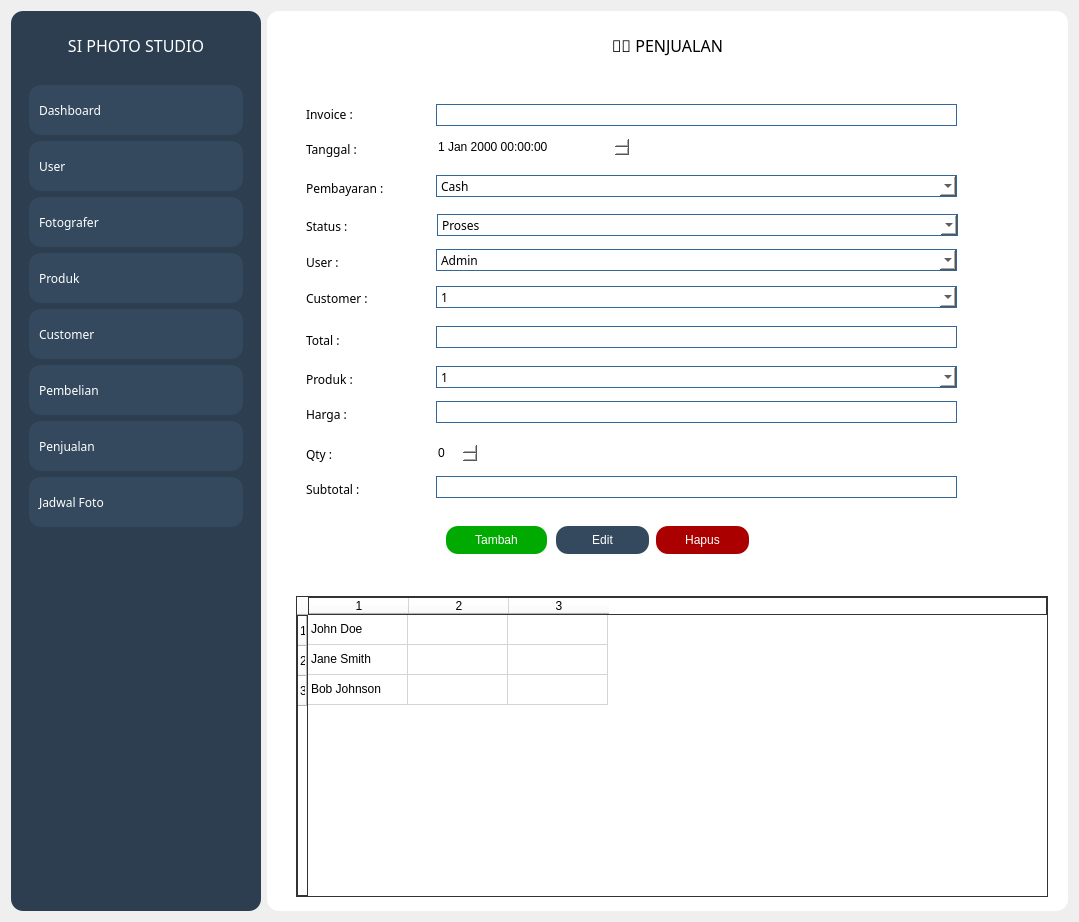
<?xml version="1.0" encoding="UTF-8"?>
<ui version="4.0">
 <class>Form</class>
 <widget class="QWidget" name="Form">
  <property name="geometry">
   <rect>
    <x>0</x>
    <y>0</y>
    <width>1079</width>
    <height>922</height>
   </rect>
  </property>
  <property name="windowTitle">
   <string>Form</string>
  </property>
  <layout class="QHBoxLayout" name="horizontalLayout">
   <item>
    <widget class="QFrame" name="frame">
     <property name="minimumSize">
      <size>
       <width>250</width>
       <height>0</height>
      </size>
     </property>
     <property name="maximumSize">
      <size>
       <width>200</width>
       <height>16777215</height>
      </size>
     </property>
     <property name="styleSheet">
      <string notr="true">background-color: rgb(44, 62, 80);
border-radius: 12px;</string>
     </property>
     <property name="frameShape">
      <enum>QFrame::StyledPanel</enum>
     </property>
     <property name="frameShadow">
      <enum>QFrame::Raised</enum>
     </property>
     <layout class="QVBoxLayout" name="verticalLayout_2">
      <item>
       <widget class="QFrame" name="frame_5">
        <property name="minimumSize">
         <size>
          <width>0</width>
          <height>50</height>
         </size>
        </property>
        <property name="maximumSize">
         <size>
          <width>16777215</width>
          <height>50</height>
         </size>
        </property>
        <property name="frameShape">
         <enum>QFrame::StyledPanel</enum>
        </property>
        <property name="frameShadow">
         <enum>QFrame::Raised</enum>
        </property>
        <layout class="QHBoxLayout" name="horizontalLayout_3">
         <item>
          <widget class="QLabel" name="label_2">
           <property name="font">
            <font>
             <family>Poppins Black</family>
             <pointsize>12</pointsize>
            </font>
           </property>
           <property name="styleSheet">
            <string notr="true">color: rgb(255, 255, 255);</string>
           </property>
           <property name="text">
            <string>SI PHOTO STUDIO</string>
           </property>
           <property name="alignment">
            <set>Qt::AlignCenter</set>
           </property>
          </widget>
         </item>
        </layout>
       </widget>
      </item>
      <item>
       <widget class="QFrame" name="frame_6">
        <property name="frameShape">
         <enum>QFrame::StyledPanel</enum>
        </property>
        <property name="frameShadow">
         <enum>QFrame::Raised</enum>
        </property>
        <layout class="QVBoxLayout" name="verticalLayout_3">
         <item>
          <widget class="QPushButton" name="pushButton">
           <property name="minimumSize">
            <size>
             <width>50</width>
             <height>50</height>
            </size>
           </property>
           <property name="font">
            <font>
             <family>Poppins Black</family>
            </font>
           </property>
           <property name="layoutDirection">
            <enum>Qt::LeftToRight</enum>
           </property>
           <property name="styleSheet">
            <string notr="true">QPushButton {
color: rgb(255, 255, 255);
background-color: rgb(52, 73, 94);
text-align: left;
padding-left: 10px;
border-radius: 12px;
}

QPushButton:hover {
    background-color: #3498DB;
}</string>
           </property>
           <property name="text">
            <string>Dashboard</string>
           </property>
          </widget>
         </item>
         <item>
          <widget class="QPushButton" name="pushButton_2">
           <property name="minimumSize">
            <size>
             <width>50</width>
             <height>50</height>
            </size>
           </property>
           <property name="font">
            <font>
             <family>Poppins Black</family>
            </font>
           </property>
           <property name="layoutDirection">
            <enum>Qt::LeftToRight</enum>
           </property>
           <property name="styleSheet">
            <string notr="true">QPushButton {
color: rgb(255, 255, 255);
background-color: rgb(52, 73, 94);
text-align: left;
padding-left: 10px;
border-radius: 12px;
}

QPushButton:hover {
    background-color: #3498DB;
}</string>
           </property>
           <property name="text">
            <string>User</string>
           </property>
          </widget>
         </item>
         <item>
          <widget class="QPushButton" name="pushButton_11">
           <property name="minimumSize">
            <size>
             <width>50</width>
             <height>50</height>
            </size>
           </property>
           <property name="font">
            <font>
             <family>Poppins Black</family>
            </font>
           </property>
           <property name="layoutDirection">
            <enum>Qt::LeftToRight</enum>
           </property>
           <property name="styleSheet">
            <string notr="true">QPushButton {
color: rgb(255, 255, 255);
background-color: rgb(52, 73, 94);
text-align: left;
padding-left: 10px;
border-radius: 12px;
}

QPushButton:hover {
    background-color: #3498DB;
}</string>
           </property>
           <property name="text">
            <string>Fotografer</string>
           </property>
          </widget>
         </item>
         <item>
          <widget class="QPushButton" name="pushButton_3">
           <property name="minimumSize">
            <size>
             <width>50</width>
             <height>50</height>
            </size>
           </property>
           <property name="font">
            <font>
             <family>Poppins Black</family>
            </font>
           </property>
           <property name="layoutDirection">
            <enum>Qt::LeftToRight</enum>
           </property>
           <property name="styleSheet">
            <string notr="true">QPushButton {
color: rgb(255, 255, 255);
background-color: rgb(52, 73, 94);
text-align: left;
padding-left: 10px;
border-radius: 12px;
}

QPushButton:hover {
    background-color: #3498DB;
}</string>
           </property>
           <property name="text">
            <string>Produk</string>
           </property>
          </widget>
         </item>
         <item>
          <widget class="QPushButton" name="pushButton_4">
           <property name="minimumSize">
            <size>
             <width>50</width>
             <height>50</height>
            </size>
           </property>
           <property name="font">
            <font>
             <family>Poppins Black</family>
            </font>
           </property>
           <property name="layoutDirection">
            <enum>Qt::LeftToRight</enum>
           </property>
           <property name="styleSheet">
            <string notr="true">QPushButton {
color: rgb(255, 255, 255);
background-color: rgb(52, 73, 94);
text-align: left;
padding-left: 10px;
border-radius: 12px;
}

QPushButton:hover {
    background-color: #3498DB;
}</string>
           </property>
           <property name="text">
            <string>Customer</string>
           </property>
          </widget>
         </item>
         <item>
          <widget class="QPushButton" name="pushButton_10">
           <property name="minimumSize">
            <size>
             <width>50</width>
             <height>50</height>
            </size>
           </property>
           <property name="font">
            <font>
             <family>Poppins Black</family>
            </font>
           </property>
           <property name="layoutDirection">
            <enum>Qt::LeftToRight</enum>
           </property>
           <property name="styleSheet">
            <string notr="true">QPushButton {
color: rgb(255, 255, 255);
background-color: rgb(52, 73, 94);
text-align: left;
padding-left: 10px;
border-radius: 12px;
}

QPushButton:hover {
    background-color: #3498DB;
}</string>
           </property>
           <property name="text">
            <string>Pembelian</string>
           </property>
          </widget>
         </item>
         <item>
          <widget class="QPushButton" name="pushButton_5">
           <property name="minimumSize">
            <size>
             <width>50</width>
             <height>50</height>
            </size>
           </property>
           <property name="font">
            <font>
             <family>Poppins Black</family>
            </font>
           </property>
           <property name="layoutDirection">
            <enum>Qt::LeftToRight</enum>
           </property>
           <property name="styleSheet">
            <string notr="true">QPushButton {
color: rgb(255, 255, 255);
background-color: rgb(52, 73, 94);
text-align: left;
padding-left: 10px;
border-radius: 12px;
}

QPushButton:hover {
    background-color: #3498DB;
}</string>
           </property>
           <property name="text">
            <string>Penjualan</string>
           </property>
          </widget>
         </item>
         <item>
          <widget class="QPushButton" name="pushButton_9">
           <property name="minimumSize">
            <size>
             <width>50</width>
             <height>50</height>
            </size>
           </property>
           <property name="font">
            <font>
             <family>Poppins Black</family>
            </font>
           </property>
           <property name="layoutDirection">
            <enum>Qt::LeftToRight</enum>
           </property>
           <property name="styleSheet">
            <string notr="true">QPushButton {
color: rgb(255, 255, 255);
background-color: rgb(52, 73, 94);
text-align: left;
padding-left: 10px;
border-radius: 12px;
}

QPushButton:hover {
    background-color: #3498DB;
}</string>
           </property>
           <property name="text">
            <string>Jadwal Foto</string>
           </property>
          </widget>
         </item>
         <item>
          <spacer name="verticalSpacer">
           <property name="orientation">
            <enum>Qt::Vertical</enum>
           </property>
           <property name="sizeHint" stdset="0">
            <size>
             <width>20</width>
             <height>40</height>
            </size>
           </property>
          </spacer>
         </item>
        </layout>
       </widget>
      </item>
     </layout>
    </widget>
   </item>
   <item>
    <widget class="QFrame" name="frame_2">
     <property name="minimumSize">
      <size>
       <width>800</width>
       <height>900</height>
      </size>
     </property>
     <property name="styleSheet">
      <string notr="true">background-color: rgb(255, 255, 255);
border-radius: 12px;</string>
     </property>
     <property name="frameShape">
      <enum>QFrame::StyledPanel</enum>
     </property>
     <property name="frameShadow">
      <enum>QFrame::Raised</enum>
     </property>
     <layout class="QVBoxLayout" name="verticalLayout">
      <item>
       <widget class="QFrame" name="frame_3">
        <property name="minimumSize">
         <size>
          <width>0</width>
          <height>50</height>
         </size>
        </property>
        <property name="maximumSize">
         <size>
          <width>16777215</width>
          <height>50</height>
         </size>
        </property>
        <property name="frameShape">
         <enum>QFrame::StyledPanel</enum>
        </property>
        <property name="frameShadow">
         <enum>QFrame::Raised</enum>
        </property>
        <layout class="QHBoxLayout" name="horizontalLayout_2">
         <item>
          <widget class="QLabel" name="label">
           <property name="font">
            <font>
             <family>Poppins Black</family>
             <pointsize>12</pointsize>
            </font>
           </property>
           <property name="text">
            <string>🧑‍💼 PENJUALAN</string>
           </property>
           <property name="alignment">
            <set>Qt::AlignCenter</set>
           </property>
          </widget>
         </item>
        </layout>
       </widget>
      </item>
      <item>
       <widget class="QFrame" name="frame_4">
        <property name="styleSheet">
         <string>QPushButton {
color: rgb(255, 255, 255);
background-color: rgb(52, 73, 94);
text-align: center;
border-radius: 12px;
}

QPushButton:hover {
    background-color: #3498DB;
}</string>
        </property>
        <property name="frameShape">
         <enum>QFrame::StyledPanel</enum>
        </property>
        <property name="frameShadow">
         <enum>QFrame::Raised</enum>
        </property>
        <widget class="QTableWidget" name="tableWidget">
         <property name="geometry">
          <rect>
           <x>20</x>
           <y>520</y>
           <width>752</width>
           <height>301</height>
          </rect>
         </property>
         <property name="styleSheet">
          <string notr="true">border: 1px solid #333;
border-radius: 0px;
</string>
         </property>
         <property name="rowCount">
          <number>3</number>
         </property>
         <property name="columnCount">
          <number>3</number>
         </property>
         <row/>
         <row/>
         <row/>
         <column/>
         <column/>
         <column/>
         <item row="0" column="0">
          <property name="text">
           <string>John Doe</string>
          </property>
         </item>
         <item row="0" column="1">
          <property name="text">
           <string/>
          </property>
         </item>
         <item row="1" column="0">
          <property name="text">
           <string>Jane Smith</string>
          </property>
         </item>
         <item row="2" column="0">
          <property name="text">
           <string>Bob Johnson</string>
          </property>
         </item>
        </widget>
        <widget class="QLabel" name="label_3">
         <property name="geometry">
          <rect>
           <x>30</x>
           <y>65</y>
           <width>101</width>
           <height>16</height>
          </rect>
         </property>
         <property name="font">
          <font>
           <family>Poppins SemiBold</family>
          </font>
         </property>
         <property name="text">
          <string>Tanggal :</string>
         </property>
        </widget>
        <widget class="QLabel" name="label_4">
         <property name="geometry">
          <rect>
           <x>30</x>
           <y>104</y>
           <width>111</width>
           <height>16</height>
          </rect>
         </property>
         <property name="font">
          <font>
           <family>Poppins SemiBold</family>
          </font>
         </property>
         <property name="text">
          <string>Pembayaran : </string>
         </property>
        </widget>
        <widget class="QLabel" name="label_5">
         <property name="geometry">
          <rect>
           <x>30</x>
           <y>142</y>
           <width>81</width>
           <height>16</height>
          </rect>
         </property>
         <property name="font">
          <font>
           <family>Poppins SemiBold</family>
          </font>
         </property>
         <property name="text">
          <string>Status :</string>
         </property>
        </widget>
        <widget class="QLabel" name="label_6">
         <property name="geometry">
          <rect>
           <x>30</x>
           <y>178</y>
           <width>81</width>
           <height>16</height>
          </rect>
         </property>
         <property name="font">
          <font>
           <family>Poppins SemiBold</family>
          </font>
         </property>
         <property name="text">
          <string>User :</string>
         </property>
        </widget>
        <widget class="QLabel" name="label_7">
         <property name="geometry">
          <rect>
           <x>30</x>
           <y>214</y>
           <width>91</width>
           <height>16</height>
          </rect>
         </property>
         <property name="font">
          <font>
           <family>Poppins SemiBold</family>
          </font>
         </property>
         <property name="text">
          <string>Customer :</string>
         </property>
        </widget>
        <widget class="QLabel" name="label_8">
         <property name="geometry">
          <rect>
           <x>30</x>
           <y>256</y>
           <width>55</width>
           <height>16</height>
          </rect>
         </property>
         <property name="font">
          <font>
           <family>Poppins SemiBold</family>
          </font>
         </property>
         <property name="text">
          <string>Total :</string>
         </property>
        </widget>
        <widget class="QLabel" name="label_9">
         <property name="geometry">
          <rect>
           <x>30</x>
           <y>295</y>
           <width>55</width>
           <height>16</height>
          </rect>
         </property>
         <property name="font">
          <font>
           <family>Poppins SemiBold</family>
          </font>
         </property>
         <property name="text">
          <string>Produk :</string>
         </property>
        </widget>
        <widget class="QLineEdit" name="lineEdit_3">
         <property name="geometry">
          <rect>
           <x>160</x>
           <y>250</y>
           <width>521</width>
           <height>22</height>
          </rect>
         </property>
         <property name="font">
          <font>
           <family>Poppins SemiBold</family>
          </font>
         </property>
         <property name="styleSheet">
          <string notr="true">border: 1px solid #336699;
</string>
         </property>
        </widget>
        <widget class="QComboBox" name="comboBox">
         <property name="geometry">
          <rect>
           <x>160</x>
           <y>173</y>
           <width>521</width>
           <height>22</height>
          </rect>
         </property>
         <property name="font">
          <font>
           <family>Poppins SemiBold</family>
          </font>
         </property>
         <property name="styleSheet">
          <string notr="true">border: 1px solid #336699;
</string>
         </property>
         <item>
          <property name="text">
           <string>Admin</string>
          </property>
         </item>
         <item>
          <property name="text">
           <string>Kasir</string>
          </property>
         </item>
         <item>
          <property name="text">
           <string>Fotografer</string>
          </property>
         </item>
        </widget>
        <widget class="QPushButton" name="pushButton_6">
         <property name="geometry">
          <rect>
           <x>170</x>
           <y>450</y>
           <width>101</width>
           <height>28</height>
          </rect>
         </property>
         <property name="accessibleDescription">
          <string/>
         </property>
         <property name="layoutDirection">
          <enum>Qt::LeftToRight</enum>
         </property>
         <property name="styleSheet">
          <string notr="true">QPushButton {
color: rgb(255, 255, 255);
background-color: rgb(0, 170, 0);
text-align: center;
border-radius: 12px;
}

QPushButton:hover {
background-color: rgb(170, 255, 127);	
}</string>
         </property>
         <property name="text">
          <string>Tambah</string>
         </property>
        </widget>
        <widget class="QPushButton" name="pushButton_7">
         <property name="geometry">
          <rect>
           <x>280</x>
           <y>450</y>
           <width>93</width>
           <height>28</height>
          </rect>
         </property>
         <property name="styleSheet">
          <string notr="true">QPushButton {
color: rgb(255, 255, 255);
background-color: rgb(52, 73, 94);
text-align: center;
border-radius: 12px;
}

QPushButton:hover {
    background-color: #3498DB;
}</string>
         </property>
         <property name="text">
          <string>Edit</string>
         </property>
        </widget>
        <widget class="QPushButton" name="pushButton_8">
         <property name="geometry">
          <rect>
           <x>380</x>
           <y>450</y>
           <width>93</width>
           <height>28</height>
          </rect>
         </property>
         <property name="styleSheet">
          <string notr="true">QPushButton {
color: rgb(255, 255, 255);
background-color: rgb(170, 0, 0);
text-align: center;
border-radius: 12px;
}

QPushButton:hover {
background-color: rgb(255, 0, 0);
}</string>
         </property>
         <property name="text">
          <string>Hapus</string>
         </property>
        </widget>
        <widget class="QLineEdit" name="lineEdit_7">
         <property name="geometry">
          <rect>
           <x>160</x>
           <y>325</y>
           <width>521</width>
           <height>22</height>
          </rect>
         </property>
         <property name="font">
          <font>
           <family>Poppins SemiBold</family>
          </font>
         </property>
         <property name="styleSheet">
          <string notr="true">border: 1px solid #336699;
</string>
         </property>
        </widget>
        <widget class="QLabel" name="label_10">
         <property name="geometry">
          <rect>
           <x>30</x>
           <y>330</y>
           <width>55</width>
           <height>16</height>
          </rect>
         </property>
         <property name="font">
          <font>
           <family>Poppins SemiBold</family>
          </font>
         </property>
         <property name="text">
          <string>Harga :</string>
         </property>
        </widget>
        <widget class="QLabel" name="label_11">
         <property name="geometry">
          <rect>
           <x>30</x>
           <y>370</y>
           <width>55</width>
           <height>16</height>
          </rect>
         </property>
         <property name="font">
          <font>
           <family>Poppins SemiBold</family>
          </font>
         </property>
         <property name="text">
          <string>Qty :</string>
         </property>
        </widget>
        <widget class="QLineEdit" name="lineEdit_9">
         <property name="geometry">
          <rect>
           <x>160</x>
           <y>400</y>
           <width>521</width>
           <height>22</height>
          </rect>
         </property>
         <property name="font">
          <font>
           <family>Poppins SemiBold</family>
          </font>
         </property>
         <property name="styleSheet">
          <string notr="true">border: 1px solid #336699;
</string>
         </property>
        </widget>
        <widget class="QLabel" name="label_12">
         <property name="geometry">
          <rect>
           <x>30</x>
           <y>405</y>
           <width>55</width>
           <height>16</height>
          </rect>
         </property>
         <property name="font">
          <font>
           <family>Poppins SemiBold</family>
          </font>
         </property>
         <property name="text">
          <string>Subtotal :</string>
         </property>
        </widget>
        <widget class="QDateTimeEdit" name="dateTimeEdit">
         <property name="geometry">
          <rect>
           <x>160</x>
           <y>60</y>
           <width>194</width>
           <height>22</height>
          </rect>
         </property>
        </widget>
        <widget class="QComboBox" name="comboBox_2">
         <property name="geometry">
          <rect>
           <x>160</x>
           <y>99</y>
           <width>521</width>
           <height>22</height>
          </rect>
         </property>
         <property name="font">
          <font>
           <family>Poppins SemiBold</family>
          </font>
         </property>
         <property name="styleSheet">
          <string notr="true">border: 1px solid #336699;
</string>
         </property>
         <item>
          <property name="text">
           <string>Cash</string>
          </property>
         </item>
         <item>
          <property name="text">
           <string>Transfer</string>
          </property>
         </item>
         <item>
          <property name="text">
           <string>Qris</string>
          </property>
         </item>
        </widget>
        <widget class="QComboBox" name="comboBox_3">
         <property name="geometry">
          <rect>
           <x>161</x>
           <y>138</y>
           <width>521</width>
           <height>22</height>
          </rect>
         </property>
         <property name="font">
          <font>
           <family>Poppins SemiBold</family>
          </font>
         </property>
         <property name="styleSheet">
          <string notr="true">border: 1px solid #336699;
</string>
         </property>
         <item>
          <property name="text">
           <string>Proses</string>
          </property>
         </item>
         <item>
          <property name="text">
           <string>Selesai</string>
          </property>
         </item>
        </widget>
        <widget class="QComboBox" name="comboBox_4">
         <property name="geometry">
          <rect>
           <x>160</x>
           <y>210</y>
           <width>521</width>
           <height>22</height>
          </rect>
         </property>
         <property name="font">
          <font>
           <family>Poppins SemiBold</family>
          </font>
         </property>
         <property name="styleSheet">
          <string notr="true">border: 1px solid #336699;
</string>
         </property>
         <item>
          <property name="text">
           <string>1</string>
          </property>
         </item>
         <item>
          <property name="text">
           <string>2</string>
          </property>
         </item>
         <item>
          <property name="text">
           <string>3</string>
          </property>
         </item>
         <item>
          <property name="text">
           <string>4</string>
          </property>
         </item>
         <item>
          <property name="text">
           <string>5</string>
          </property>
         </item>
        </widget>
        <widget class="QComboBox" name="comboBox_5">
         <property name="geometry">
          <rect>
           <x>160</x>
           <y>290</y>
           <width>521</width>
           <height>22</height>
          </rect>
         </property>
         <property name="font">
          <font>
           <family>Poppins SemiBold</family>
          </font>
         </property>
         <property name="styleSheet">
          <string notr="true">border: 1px solid #336699;
</string>
         </property>
         <item>
          <property name="text">
           <string>1</string>
          </property>
         </item>
         <item>
          <property name="text">
           <string>2</string>
          </property>
         </item>
         <item>
          <property name="text">
           <string>3</string>
          </property>
         </item>
         <item>
          <property name="text">
           <string>4</string>
          </property>
         </item>
         <item>
          <property name="text">
           <string>5</string>
          </property>
         </item>
        </widget>
        <widget class="QSpinBox" name="spinBox">
         <property name="geometry">
          <rect>
           <x>160</x>
           <y>366</y>
           <width>42</width>
           <height>22</height>
          </rect>
         </property>
        </widget>
        <widget class="QLabel" name="label_13">
         <property name="geometry">
          <rect>
           <x>30</x>
           <y>30</y>
           <width>101</width>
           <height>16</height>
          </rect>
         </property>
         <property name="font">
          <font>
           <family>Poppins SemiBold</family>
          </font>
         </property>
         <property name="text">
          <string>Invoice :</string>
         </property>
        </widget>
        <widget class="QLineEdit" name="lineEdit_4">
         <property name="geometry">
          <rect>
           <x>160</x>
           <y>28</y>
           <width>521</width>
           <height>22</height>
          </rect>
         </property>
         <property name="font">
          <font>
           <family>Poppins SemiBold</family>
          </font>
         </property>
         <property name="styleSheet">
          <string notr="true">border: 1px solid #336699;
</string>
         </property>
        </widget>
        <zorder>label_9</zorder>
        <zorder>label_7</zorder>
        <zorder>label_3</zorder>
        <zorder>label_5</zorder>
        <zorder>label_8</zorder>
        <zorder>label_6</zorder>
        <zorder>label_4</zorder>
        <zorder>tableWidget</zorder>
        <zorder>lineEdit_3</zorder>
        <zorder>comboBox</zorder>
        <zorder>pushButton_6</zorder>
        <zorder>pushButton_7</zorder>
        <zorder>pushButton_8</zorder>
        <zorder>lineEdit_7</zorder>
        <zorder>label_10</zorder>
        <zorder>label_11</zorder>
        <zorder>lineEdit_9</zorder>
        <zorder>label_12</zorder>
        <zorder>dateTimeEdit</zorder>
        <zorder>comboBox_2</zorder>
        <zorder>comboBox_3</zorder>
        <zorder>comboBox_4</zorder>
        <zorder>comboBox_5</zorder>
        <zorder>spinBox</zorder>
        <zorder>label_13</zorder>
        <zorder>lineEdit_4</zorder>
       </widget>
      </item>
     </layout>
    </widget>
   </item>
  </layout>
 </widget>
 <resources/>
 <connections/>
</ui>
